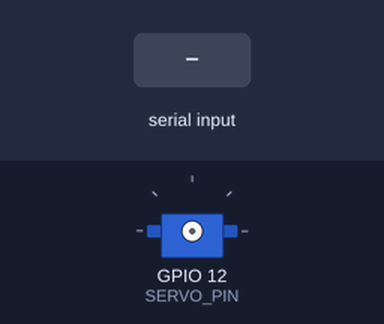
Bench run of a sketch on a simulated ESP32. Parts: servo. The test bench sets the inputs (shaded band). What the sketch prints to the serial monitor is not drawn.

Above: at 2.2 s.
2.3 s: "90,45\n" received over Serial
4.8 s: "30,150\n" received over Serial
At 6.8 s:
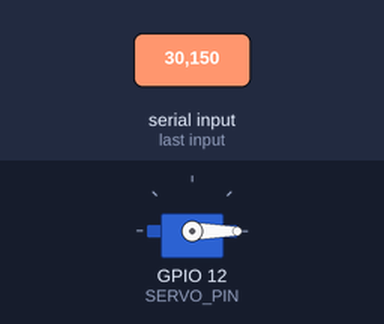
7.3 s: "90\n" received over Serial
At 8.7 s:
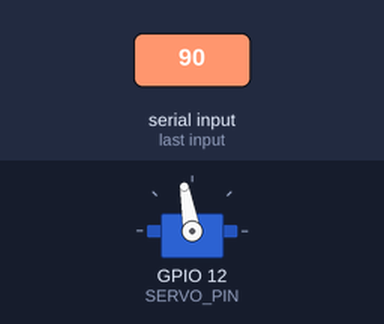
Timing chart, 0 to 10.3 s (numbered marks = the images above; inputs shaded):
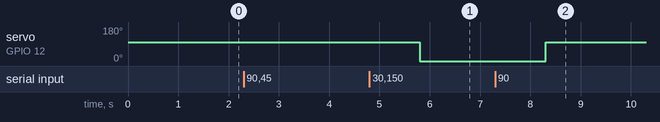

The sketch:

esp32_motor_main.ino
```cpp
/*
 * Brief description
 *
 */

#include <ESP32Servo.h>

Servo myservo;

#define SERVO_PIN 12

double posServo1 = 0; //0
double posServo2 = 1182; //90 (with gear transmission)
double x;
int arr;

int mn=30;
int mx=120;

double mapf(double x, double in_min, double in_max, double out_min, double out_max)
{
    return (x - in_min) * (out_max - out_min) / (in_max - in_min) + out_min;
}

double calibration(double x, double from_min, double from_max, double to_min, double to_max)
{
    return (to_max - to_min) / (from_max - from_min) * (x - from_min)+ to_min;
}


void setup()
{
  Serial.begin(512000);
  pinMode(SERVO_PIN, OUTPUT);
  // myservo.attach(SERVO_PIN); // PWM pin
  delay(1000);

}

void loop()
{
  while(!Serial.available());
  arr=Serial.readString().toInt();
  if ((arr < mn) || (arr > mx))
  {
    myservo.detach();
    Serial.print("Servo detached");
  }
  else
  {
    double arr_map=calibration(arr, mn, mx, 0, 180);
    myservo.attach(SERVO_PIN);
    x = arr_map * 3.1415926 / 180.0;
    double angle = mapf(x, 0.0,1.570796, posServo1, posServo2);
    myservo.writeMicroseconds(angle);
    Serial.print(x);
  }


}
```

Measured:
- after the input at 4.8 s, servo on GPIO 12 (SERVO_PIN): 100° → 0° after 1.0 s
- after the input at 7.3 s, servo on GPIO 12 (SERVO_PIN): 0° → 100° after 1.0 s
